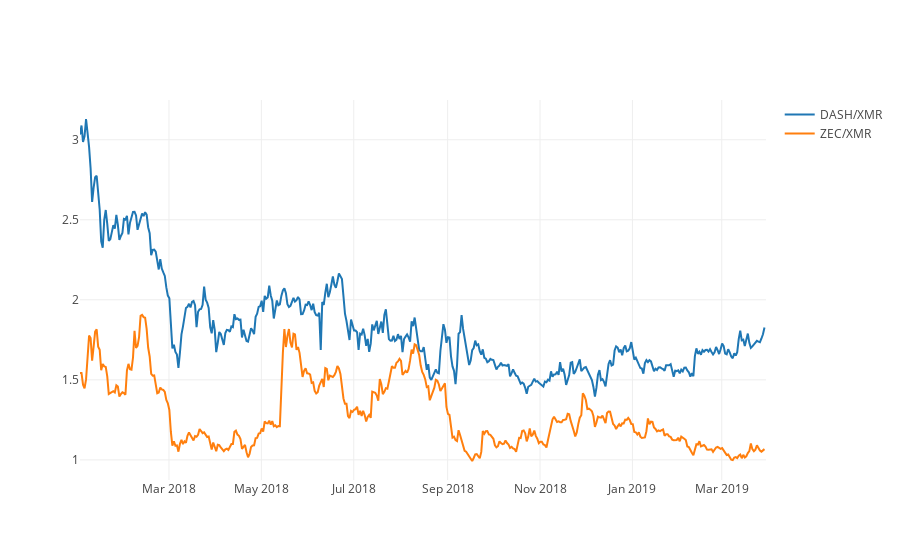

The code cell stored with this chart in its notebook:
### Markdown cell above
Second, how does the price of DASH compare?

### Code cell
combined_df_sub['DASH/XMR'] = combined_df_sub["DASH"]/combined_df_sub["XMR"]
dash_xmr_trace = go.Scatter(x=combined_df_sub.index, y=combined_df_sub['DASH/XMR'],name = "DASH/XMR")

data = [dash_xmr_trace, zec_xmr_trace]
py.iplot(data, filename='scatter-mode')

### Figure 1 — Plotly figure (JSON) as saved in the notebook; plotly's stock layout.template omitted (floating-point values rounded to 4 significant figures; data arrays with more than 128 entries replaced by an {"elided": "..."} marker saying what was removed)
{"data": [{"name": "DASH/XMR", "type": "scatter", "uid": "f08a38c7-ffd7-4b7f-9ac1-06f492d7500c", "x": {"elided": "454 str values"}, "y": {"elided": "454 float values"}}, {"name": "ZEC/XMR", "type": "scatter", "uid": "73093dd6-1d9d-4a9e-8549-0f3c7cffb9b8", "x": {"elided": "454 str values"}, "y": {"elided": "454 float values"}}], "layout": {}}
